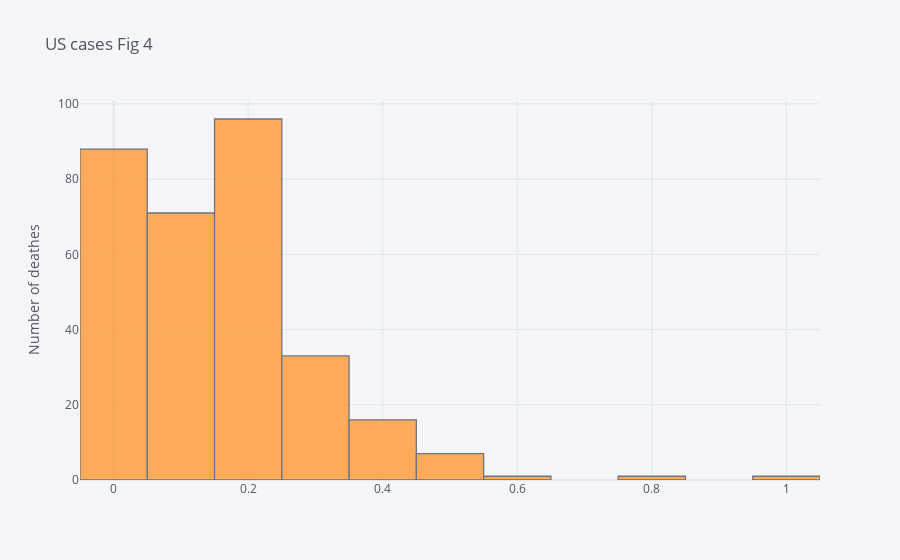

Source (notebook cell):
### Code cell
df1['deaths'].iplot(kind='hist', bins=20,title= 'US cases Fig 4',
    yTitle='Number of deathes')

### Figure 1 — Plotly figure (JSON) as saved in the notebook; plotly's stock layout.template omitted (floating-point values rounded to 4 significant figures; data arrays with more than 128 entries replaced by an {"elided": "..."} marker saying what was removed)
{"data": [{"histfunc": "count", "histnorm": "", "marker": {"color": "rgba(255, 153, 51, 1.0)", "line": {"color": "#4D5663", "width": 1.3}}, "name": "deaths", "nbinsx": 20, "opacity": 0.8, "orientation": "v", "type": "histogram", "x": {"elided": "314 float values"}}], "layout": {"barmode": "overlay", "legend": {"bgcolor": "#F5F6F9", "font": {"color": "#4D5663"}}, "paper_bgcolor": "#F5F6F9", "plot_bgcolor": "#F5F6F9", "title": {"font": {"color": "#4D5663"}, "text": "US cases Fig 4"}, "xaxis": {"gridcolor": "#E1E5ED", "showgrid": true, "tickfont": {"color": "#4D5663"}, "title": {"font": {"color": "#4D5663"}, "text": ""}, "zerolinecolor": "#E1E5ED"}, "yaxis": {"gridcolor": "#E1E5ED", "showgrid": true, "tickfont": {"color": "#4D5663"}, "title": {"font": {"color": "#4D5663"}, "text": "Number of deathes"}, "zerolinecolor": "#E1E5ED"}}}
